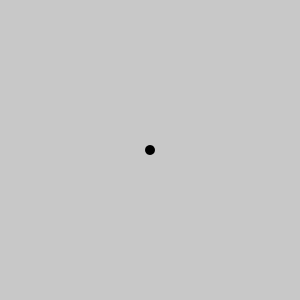
Frame 1 (no input)
Frame 60 (the mouse pressed at the canvas centre just before this capture): identical to frame 1, image omitted
Frame 120 (the mouse held since frame 60 and released just before this capture): identical to frame 1, image omitted

The Processing sketch that drew this single still picture (run headless with seeded random() and noise(); from frame 60 on, the mouse is pressed at the canvas centre):

// Processing sketch: DotTest
// ── DotTest.pde
Dot dot;
color white = color(255);
color black = color(0);
PGraphics pg;

void setup() {
  size(300, 300);
  surface.setLocation(0, 0);
  dot = new Dot(width/2, height/2, 10);
  pg = createGraphics(width, height);
  
}

void draw() {
  background(200);
  dot.update();
  dot.display();
}

void keyPressed() {
  dot.flip();
}

// ── ClassDot.pde
class Dot {
  boolean state = false;
  boolean animate = false;
  PVector pos = new PVector(0, 0);
  float size = 0;
  float rotation;
  float increment;
  long timestamp = 0;

  public Dot(float flipdotSize) {
    size = flipdotSize;
    rotation = size*1;
    
    increment = size*(size/20);
    
  }

  public Dot(float x, float y, float flipdotSize) {
    size = flipdotSize;
    rotation = size*1;
    increment = size*(size/20);
    pos = new PVector(x, y);
  }

  void update() {
    if (animate) {
      if (state) {
        rotation += increment;
        if (rotation >= size) {
          animate = false;
          rotation = size;
            
        }
      } else {
        rotation -= increment;
        if (rotation < (size*-1)) {
          rotation = (size*-1);
          animate = false;
        }
      }
    }
  }

  void display() {
    push();
    noStroke();

    if (state) fill(white);
    else fill(black);
    translate(pos.x, pos.y);

    rotate(radians(-45));
    ellipse(0, 0, size, rotation);
    pop();
  }
  
  void displayPG() {
    pg.push();
    pg.noStroke();

    if (state) pg.fill(white);
    else pg.fill(black);
    pg.translate(pos.x, pos.y);

    pg.rotate(radians(-45));
    pg.ellipse(0, 0, size, rotation);
    pg.pop();
    
  }

  void flip() {
    state = !state;
    animate = true;
  }

  void flip(boolean b) {
    if (b != state) animate = true; 
    state = b;
  }
}
